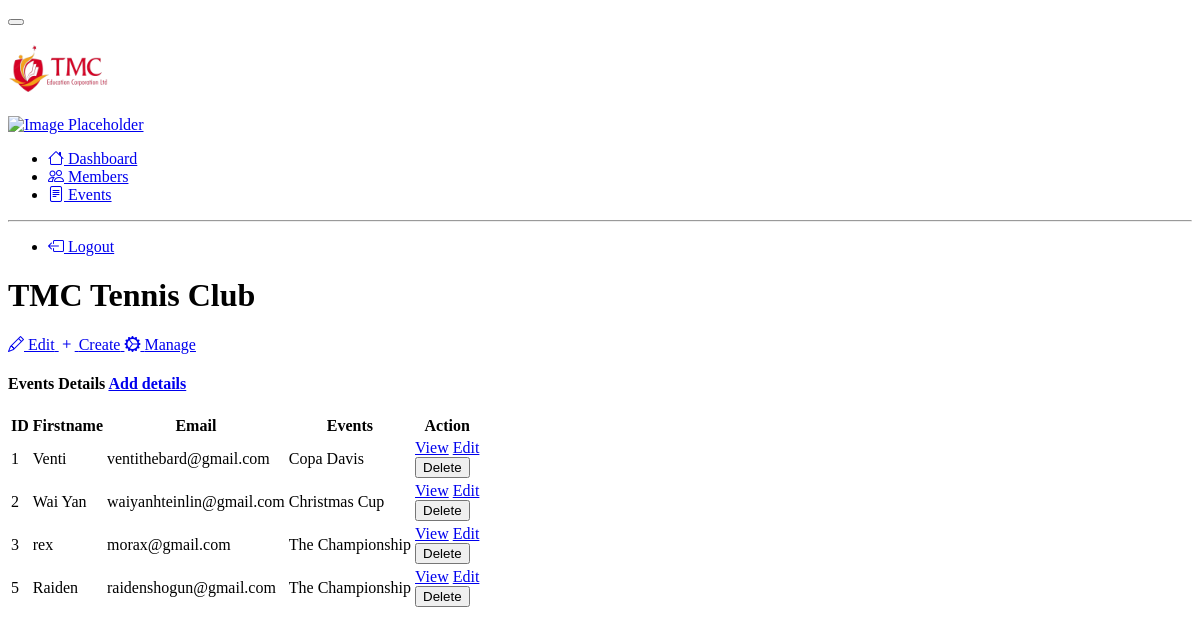
The page /admin/events.php on the database its author committed.
### tables this page shows
CREATE TABLE `eventsdetails` (
  `id` int(8) NOT NULL,
  `firstname` varchar(30) NOT NULL,
  `lastname` varchar(30) NOT NULL,
  `email` varchar(30) NOT NULL,
  `campus` varchar(30) NOT NULL,
  `events` varchar(30) NOT NULL,
  `note` varchar(50) NOT NULL
);

### admin/events.php (the view, shortened to what this page needs)
<?php
    require 'dbcon.php';
?>
<!DOCTYPE html>
<html lang="en" >
<head>
  <link rel="stylesheet" href="./style.css">
  <link href="https://cdn.jsdelivr.net/npm/@sweetalert2/theme-dark@4/dark.css" rel="stylesheet">
</head>
<body>
<div class="d-flex flex-column flex-lg-row h-lg-full bg-surface-secondary">
    <nav class="navbar show navbar-vertical h-lg-screen navbar-expand-lg px-0 py-3 navbar-light bg-white border-bottom border-bottom-lg-0 border-end-lg" id="navbarVertical">
        <div class="container-fluid">
            <button class="navbar-toggler ms-n2" type="button" data-bs-toggle="collapse" data-bs-target="#sidebarCollapse" aria-controls="sidebarCollapse" aria-expanded="false" aria-label="Toggle navigation">
            </button>
            <a class="navbar-brand py-lg-2 mb-lg-5 px-lg-6 me-0" href="#">
                <h3 class="text-success"><img src="../images/TMC.png" width="100"></h3>
            </a>
            <div class="navbar-user d-lg-none">
                <div class="dropdown">
                    <a href="#" id="sidebarAvatar" role="button" data-bs-toggle="dropdown" aria-haspopup="true" aria-expanded="false">
                        <div class="avatar-parent-child">
                            <img alt="Image Placeholder" src="" class="avatar avatar- rounded-circle">
                        </div>
                    </a>
                </div>
            </div>
            <div class="collapse navbar-collapse" id="sidebarCollapse">
                <ul class="navbar-nav">
                    <li class="nav-item">
                        <a class="nav-link" href="admin.php">
                            <i class="bi bi-house"></i> Dashboard
                        </a>
                    </li>
                    <li class="nav-item">
                        <a class="nav-link" href="members.php">
                            <i class="bi bi-people"></i> Members
                        </a>
                    </li>
                    <li class="nav-item">
                        <a class="nav-link" href="events.php">
                            <i class="bi bi-file-text"></i> Events
                        </a>
                    </li>
                </ul>
                <hr class="navbar-divider my-5 opacity-20">
                <ul class="navbar-nav">
                    <li class="nav-item">
                        <a class="nav-link" href="../home.html" onclick="return confirm('Are you sure you want to logout?')">
                            <i class="bi bi-box-arrow-left"></i> Logout
                        </a>
                    </li>
                </ul>
            </div>
        </div>
    </nav>
    <div class="h-screen flex-grow-1 overflow-y-lg-auto">
        <header class="bg-surface-primary border-bottom pt-6">
            <div class="container-fluid">
                <div class="mb-npx">
                    <div class="row align-items-center">
                        <div class="col-sm-6 col-12 mb-4 mb-sm-0">
                            <h1 class="h2 mb-0 ls-tight">TMC Tennis Club</h1>
                        </div>
                        <div class="col-sm-6 col-12 text-sm-end">
                            <div class="mx-n1">
                                <a href="#" class="btn d-inline-flex btn-sm btn-neutral border-base mx-1">
                                    <span class=" pe-2">
                                        <i class="bi bi-pencil"></i>
                                    </span>
                                    <span>Edit</span>
                                </a>
                                <a href="#" class="btn d-inline-flex btn-sm btn-primary mx-1">
                                    <span class=" pe-2">
                                        <i class="bi bi-plus"></i>
                                    </span>
                                    <span>Create</span>
                                </a>
                                <a href="#" class="btn d-inline-flex btn-sm btn-warning mx-1">
                                    <span class=" pe-2">
                                        <i class="bi bi-gear-wide-connected"></i>
                                    </span>
                                    <span>Manage</span>
                                </a>
                            </div>
                        </div>
                    </div>
                </div>
            </div>
        </header>
        <main class="py-6 bg-surface-secondary">
            <div class="content">
                <div class="container mt-4">
                        <div class="row">
                            <div class="col-md-12">
                                <div class="card">
                                    <div class="card-header">
                                        <h4>Events Details
                                            <a href="events-create.php" class="btn btn-primary float-end">Add details</a>
                                        </h4>
                                    </div>
                                    <div class="card-body">
                                        <table class="table table-bordered table-striped">
                                            <thead>
                                                <tr align="center">
                                                    <th>ID</th>
                                                    <th>Firstname</th>
                                                    <th>Email</th>
                                                    <th>Events</th>
                                                    <th>Action</th>
                                                </tr>
                                            </thead>
                                            <tbody>
                                                <?php
                                                    $query = "SELECT * FROM eventsdetails";
                                                    $query_run = mysqli_query($con, $query);
                                                    if(mysqli_num_rows($query_run) > 0)
                                                    {
                                                        foreach($query_run as $details)
                                                        {
                                                            ?>
                                                            <tr>
                                                                <td><?= $details['id']; ?></td>
                                                                <td><?= $details['firstname']; ?></td>
                                                                <td><?= $details['email']; ?></td>
                                                                <td><?= $details['events']; ?></td>
                                                                <td>
                                                                    <a href="events-view.php?id=<?= $details['id']; ?>" class="btn btn-info btn-sm">View</a>
                                                                    <a href="events-edit.php?id=<?= $details['id']; ?>" class="btn btn-success btn-sm">Edit</a>
                                                                    <form action="events-code.php" method="POST" class="d-inline">
                                                                        <button type="submit" name="delete_details" value="<?=$details['id'];?>" class="btn btn-danger btn-sm">Delete</button>
                                                                    </form>
                                                                </td>
                                                            </tr>
                                                            <?php
                                                          }
                                                      }
                                                    else
                                                    {
                                                        echo "<h5> No Record Found </h5>";
                                                    }
                                                ?>
                                            </tbody>
                                        </table>
                                    </div>
                                </div>
                            </div>
                        </div>
                    </div>
                </div>
                </div>
                </div>
</body>
</html>

### rows shown on the page
eventsdetails: id "1", firstname "Venti", email "ventithebard@gmail.com", events "Copa Davis"
eventsdetails: id "2", firstname "Wai Yan", email "waiyanhteinlin@gmail.com", events "Christmas Cup"
eventsdetails: id "3", firstname "rex", email "morax@gmail.com", events "The Championship"
eventsdetails: id "5", firstname "Raiden", email "raidenshogun@gmail.com", events "The Championship"
